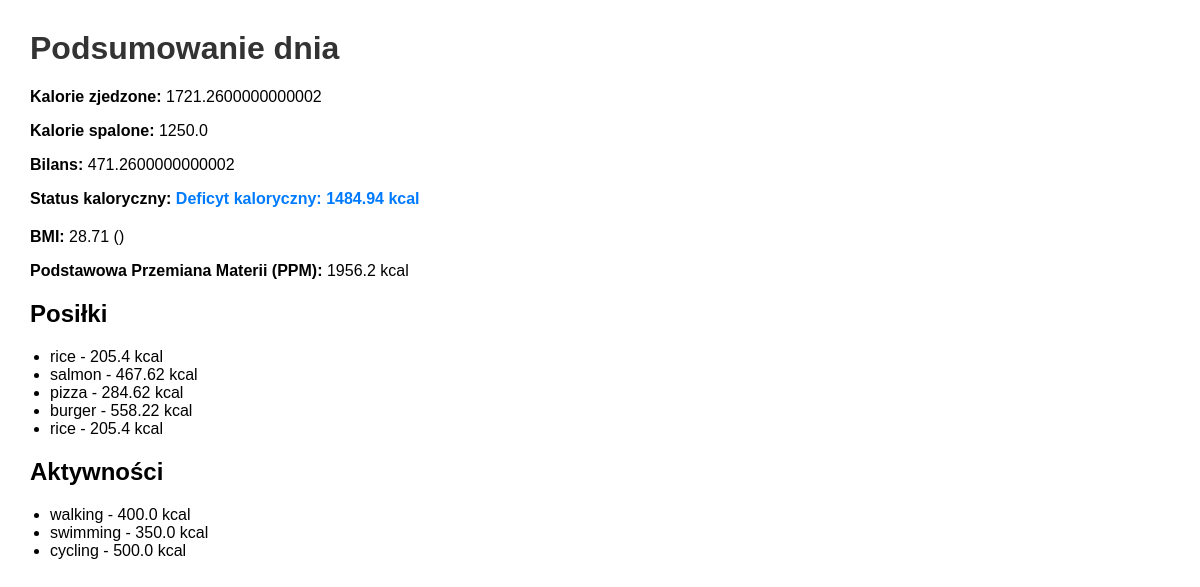
Page /daily-summary/ (signed in) on the committed database.
### calorie_tracker/models.py (models this page shows, shortened)
class Meal(models.Model):
    user = models.ForeignKey(User, on_delete=models.CASCADE)
    calories = models.FloatField()
    meal = models.CharField(max_length=100)
    protein = models.FloatField(default=0)
    carbs = models.FloatField(default=0)
    fat = models.FloatField(default=0)
    serving_qty = models.FloatField(default=0)
    serving_unit = models.CharField(max_length=50, blank=True)
    date = models.DateField(auto_now_add=True)
    raw_api_data = models.JSONField(null=True, blank=True)

class Activity(models.Model):
    user = models.ForeignKey(User, on_delete=models.CASCADE)
    activity = models.CharField(max_length=100)
    calories_burned = models.FloatField()
    date = models.DateField(auto_now_add=True)
    raw_api_data = models.JSONField(null=True, blank=True)

### calorie_tracker/views.py (the view)
# urls.py: path('daily-summary/', daily_summary_view, name='daily-summary-html'),
@login_required
def daily_summary_view(request):
    user = request.user
    profile = getattr(user, 'userprofile', None)
    today = date.today()
    meals = Meal.objects.filter(user=user, date=today)
    activities = Activity.objects.filter(user=user, date=today)
    total_eaten = sum(meal.calories for meal in meals)
    total_burned = sum(activity.calories_burned for activity in activities)
    balance = total_eaten - total_burned
    if profile and profile.weight and profile.height:
        height_m = profile.height / 100  # cm -> m
        bmi = profile.weight / (height_m ** 2)
        bmi = round(bmi, 2)
    else:
        bmi = None
    if profile and profile.date_of_birth:
        today = date.today()
        age = today.year - profile.date_of_birth.year - (
                    (today.month, today.day) < (profile.date_of_birth.month, profile.date_of_birth.day))
    else:
        age = None
    ppm = None
    if profile and profile.weight and profile.height and age is not None and profile.gender:
        if profile.gender == 'F':
            ppm = 655 + (9.6 * profile.weight) + (1.8 * profile.height) - (4.7 * age)
        else:  # assuming 'M'
            ppm = 66 + (13.7 * profile.weight) + (5 * profile.height) - (6.8 * age)
        ppm = round(ppm, 2)
    calorie_status = None
    if ppm is not None:
        calorie_diff = balance - ppm
        if calorie_diff < 0:
            calorie_status = f"Deficyt kaloryczny: {abs(calorie_diff):.2f} kcal"
        elif calorie_diff > 0:
            calorie_status = f"Nadwyżka kaloryczna: {calorie_diff:.2f} kcal"
        else:
            calorie_status = "Bilans kaloryczny na poziomie PPM"
    context = {
        'total_eaten': total_eaten,
        'total_burned': total_burned,
        'balance': balance,
        'meals': meals,
        'activities': activities,
        'bmi': bmi,
        'ppm': ppm,
        'calorie_status': calorie_status,
    }
    return render(request, "daily_summary.html", context)

### templates/daily_summary.html (shortened to what this page needs)
<!DOCTYPE html>
<html lang="pl">
<head>
</head>
<body>
    <h1>Podsumowanie dnia</h1>
    <div class="section">
        <p><strong>Kalorie zjedzone:</strong> {{ total_eaten }}</p>
        <p><strong>Kalorie spalone:</strong> {{ total_burned }}</p>
        <p><strong>Bilans:</strong> {{ balance }}</p>
        <p><strong>Status kaloryczny:</strong> <span class="status">{{ calorie_status }}</span></p>
    </div>
    <div class="section">
        <p><strong>BMI:</strong>
            {% if bmi %}
                {{ bmi }} ({{ bmi_status }})
            {% else %}
                Brak danych do obliczenia BMI
            {% endif %}
        </p>
        <p><strong>Podstawowa Przemiana Materii (PPM):</strong>
            {% if ppm %}
                {{ ppm }} kcal
            {% else %}
                Brak danych do obliczenia PPM (wprowadź wagę, wzrost, płeć i wiek)
            {% endif %}
        </p>
    </div>
    <div class="section">
        <h2>Posiłki</h2>
        {% if meals %}
            <ul>
                {% for meal in meals %}
                    <li>{{ meal.meal }} - {{ meal.calories }} kcal</li>
                {% endfor %}
            </ul>
        {% else %}
            <p>Brak posiłków</p>
        {% endif %}
    </div>
    <div class="section">
        <h2>Aktywności</h2>
        {% if activities %}
            <ul>
                {% for activity in activities %}
                    <li>{{ activity.activity }} - {{ activity.calories_burned }} kcal</li>
                {% endfor %}
            </ul>
        {% else %}
            <p>Brak aktywności</p>
        {% endif %}
    </div>
</body>
</html>

### templates/daily_summary.html (style rules this page uses)
body { font-family: Arial, sans-serif; margin: 30px; max-width: 600px; }
h1 { color: #333; }
.section { margin-bottom: 20px; }
ul { padding-left: 20px; }
.status { font-weight: bold; color: #007BFF; }

### rows in the picture
Meal: meal "rice", calories "205.4"
Meal: meal "salmon", calories "467.62"
Meal: meal "pizza", calories "284.62"
Meal: meal "burger", calories "558.22"
Meal: meal "rice", calories "205.4"
Activity: activity "walking", calories_burned "400.0"
Activity: activity "swimming", calories_burned "350.0"
Activity: activity "cycling", calories_burned "500.0"

### other values in the picture
{{ total_eaten }} "1721.2600000000002"
{{ total_burned }} "1250.0"
{{ balance }} "471.2600000000002"
{{ calorie_status }} "Deficyt kaloryczny: 1484.94 kcal"
{{ bmi }} "28.71"
{{ ppm }} "1956.2"
